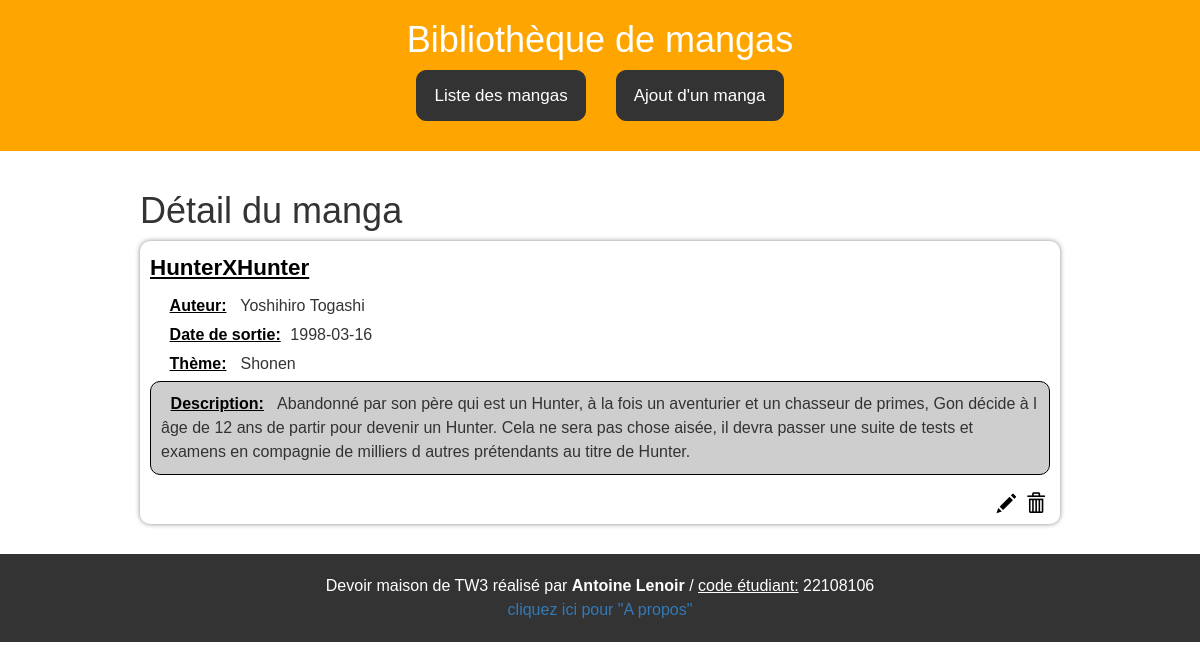
The app's page /index.php?action=select&idM=3 with its own data.
### tables this page shows
CREATE TABLE IF NOT EXISTS `Manga` (
  `idM` int(255)  PRIMARY KEY NOT NULL ,
  `nom` varchar(100) NOT NULL,
  `date_sortie` date NOT NULL, 
  `auteur` varchar(100) NOT NULL,
  `theme` varchar(100) NOT NULL,
  `histoire` varchar(10000) NOT NULL
);

### index.php (the view, shortened to what this page needs)
<?php
$action = key_exists('action', $_GET)? trim($_GET['action']): null;
switch ($action) {
	case "select":
		$corps="<h1>Détail du manga</h1>";
		$connection =connecter();
		$idM = $_GET["idM"];
		$sql="SELECT * FROM Manga WHERE idM = '$idM'";
		$query = $connection->query($sql);
		$query->setFetchMode(PDO::FETCH_OBJ);
		while($enregistrement = $query->fetch())
		{
			$idM = $enregistrement->idM;
			$nom = $enregistrement->nom;
			$auteur = $enregistrement->auteur;
			$date_sortie = $enregistrement->date_sortie;
			$theme = $enregistrement->theme;
			$histoire = $enregistrement->histoire;
 			$corps .= "<div class='manga'>";
			$corps .= "<div class='manga-titre'><u><b>$nom</b></u></div>";
			$corps .= "<div class='manga-info'>";
			$corps .= "<div><span class='label'><u>Auteur:</u></span> $auteur</div>";
			$corps .= "<div><span class='label'><u>Date de sortie:</u></span>$date_sortie</div>";
  			$corps .= "<div><span class='label'><u>Thème:</u></span> $theme</div>";
			$corps .= "<div class='manga-descript'><span class='label'><u>Description:</u></span> $histoire</div>";
  			$corps .= "</div>";
  			$corps .= "<div class='manga-actions'>";
			$corps.=  "<a href='index.php?action=update&idM=$idM'><span class='glyphicon glyphicon-pencil'></span></a>";
			$corps.=  "<a href='index.php?action=delete&idM=$idM'><span class='glyphicon glyphicon-trash'></span></a>";
  			$corps .= "</div>";
  			$corps .= "</div>";
		}
		break;
}
include("squelette.php");
?>

### css/styles_liste.css (style rules this page uses)
.manga { background-color: #fff; border-radius: 10px; box-shadow: 0px 0px 5px #888; display: flex; flex-direction: column; margin-bottom: 10px; padding: 10px; }
.manga-titre { color: black; font-size: 1.4em; font-weight: bold; margin-bottom: 10px; }
.manga-info { display: flex; flex-direction: column; margin-bottom: 10px; }
.manga-info div { margin-bottom: 5px; }
.manga-info .label { color: black; font-size: 1em; font-weight: bold; margin-left: 10px; }
.manga-actions { display: flex; justify-content: flex-end; }
.manga-actions a { margin-left: 5px; }
.manga-descript { background-color: rgb(206, 206, 206); border: 1px solid black; border-radius: 10px; padding: 10px; }
.manga-descript .label { margin-left: 0px; }
.glyphicon { display: inline-block; color: black; font-size: 1.2em; height: 1em; margin-right: 5px; vertical-align: middle; width: 1em; }

### css/styles.css (style rules this page uses)
* { box-sizing: border-box; margin: 0; padding: 0; }
body { font-family: Arial, sans-serif; font-size: 16px; line-height: 1.5; }

### records on screen
manga: nom "HunterXHunter", auteur "Yoshihiro Togashi", date_sortie "1998-03-16", theme "Shonen", histoire "Abandonné par son père qui est un Hunter, à la fois un aventurier et un chasseur de primes, Gon décide à l âge de 12 ans de partir pour devenir un Hunter. Cela ne sera pas chose aisée, il devra passer une suite de tests et examens en compagnie de milliers d autres prétendants au titre de Hunter."
